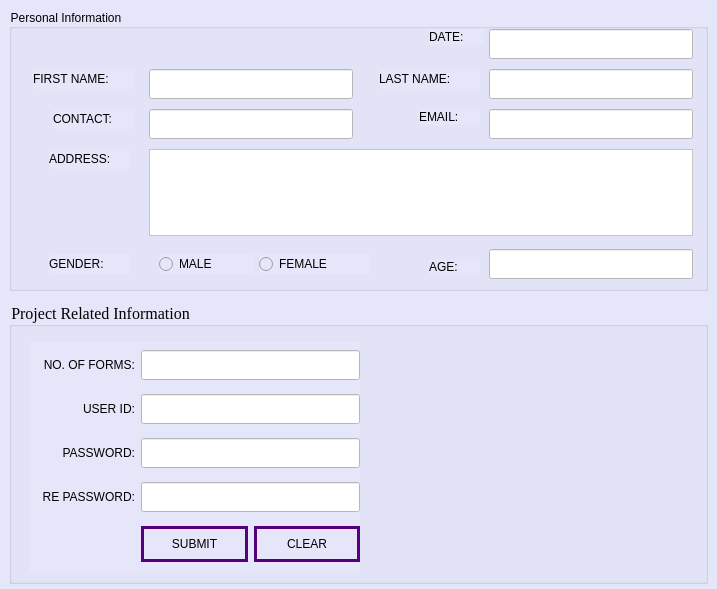
<?xml version="1.0" encoding="UTF-8"?>
<ui version="4.0">
 <class>MainWindow</class>
 <widget class="QMainWindow" name="MainWindow">
  <property name="geometry">
   <rect>
    <x>0</x>
    <y>0</y>
    <width>717</width>
    <height>589</height>
   </rect>
  </property>
  <property name="windowTitle">
   <string>MainWindow</string>
  </property>
  <property name="styleSheet">
   <string notr="true">QWidget{
background-color: #E6E6FA;
}
QLineEdit{
background-color: white;
}
QTextEdit{
background-color: white;
}
</string>
  </property>
  <widget class="QWidget" name="centralwidget">
   <layout class="QVBoxLayout" name="verticalLayout">
    <property name="spacing">
     <number>11</number>
    </property>
    <property name="bottomMargin">
     <number>5</number>
    </property>
    <item>
     <widget class="QGroupBox" name="groupBox">
      <property name="styleSheet">
       <string notr="true">font: 12pt &quot;Times New Roman&quot;;</string>
      </property>
      <property name="title">
       <string>Personal Information</string>
      </property>
      <widget class="QLineEdit" name="lineEdit">
       <property name="geometry">
        <rect>
         <x>480</x>
         <y>20</y>
         <width>204</width>
         <height>30</height>
        </rect>
       </property>
       <property name="readOnly">
        <bool>true</bool>
       </property>
      </widget>
      <widget class="QLabel" name="label">
       <property name="geometry">
        <rect>
         <x>420</x>
         <y>20</y>
         <width>55</width>
         <height>16</height>
        </rect>
       </property>
       <property name="styleSheet">
        <string notr="true">font: 75 10pt &quot;Times New Roman&quot;;</string>
       </property>
       <property name="text">
        <string>DATE:</string>
       </property>
      </widget>
      <widget class="QLabel" name="label_2">
       <property name="geometry">
        <rect>
         <x>370</x>
         <y>60</y>
         <width>101</width>
         <height>20</height>
        </rect>
       </property>
       <property name="styleSheet">
        <string notr="true">font: 75 10pt &quot;Times New Roman&quot;;</string>
       </property>
       <property name="text">
        <string>LAST NAME:</string>
       </property>
      </widget>
      <widget class="QLineEdit" name="lineEdit_2">
       <property name="geometry">
        <rect>
         <x>480</x>
         <y>60</y>
         <width>204</width>
         <height>30</height>
        </rect>
       </property>
       <property name="readOnly">
        <bool>true</bool>
       </property>
      </widget>
      <widget class="QLabel" name="label_3">
       <property name="geometry">
        <rect>
         <x>410</x>
         <y>100</y>
         <width>61</width>
         <height>16</height>
        </rect>
       </property>
       <property name="styleSheet">
        <string notr="true">font: 75 10pt &quot;Times New Roman&quot;;</string>
       </property>
       <property name="text">
        <string>EMAIL:</string>
       </property>
      </widget>
      <widget class="QLineEdit" name="lineEdit_4">
       <property name="geometry">
        <rect>
         <x>480</x>
         <y>100</y>
         <width>204</width>
         <height>30</height>
        </rect>
       </property>
       <property name="readOnly">
        <bool>true</bool>
       </property>
      </widget>
      <widget class="QLineEdit" name="lineEdit_1">
       <property name="geometry">
        <rect>
         <x>140</x>
         <y>60</y>
         <width>204</width>
         <height>30</height>
        </rect>
       </property>
       <property name="minimumSize">
        <size>
         <width>0</width>
         <height>30</height>
        </size>
       </property>
       <property name="readOnly">
        <bool>true</bool>
       </property>
      </widget>
      <widget class="QLabel" name="label_4">
       <property name="geometry">
        <rect>
         <x>24</x>
         <y>60</y>
         <width>101</width>
         <height>20</height>
        </rect>
       </property>
       <property name="styleSheet">
        <string notr="true">font: 75 10pt &quot;Times New Roman&quot;;</string>
       </property>
       <property name="text">
        <string>FIRST NAME:</string>
       </property>
      </widget>
      <widget class="QLineEdit" name="lineEdit_3">
       <property name="geometry">
        <rect>
         <x>140</x>
         <y>100</y>
         <width>204</width>
         <height>30</height>
        </rect>
       </property>
       <property name="minimumSize">
        <size>
         <width>0</width>
         <height>30</height>
        </size>
       </property>
      </widget>
      <widget class="QLabel" name="label_5">
       <property name="geometry">
        <rect>
         <x>44</x>
         <y>100</y>
         <width>81</width>
         <height>20</height>
        </rect>
       </property>
       <property name="styleSheet">
        <string notr="true">font: 75 10pt &quot;Times New Roman&quot;;</string>
       </property>
       <property name="text">
        <string>CONTACT:</string>
       </property>
      </widget>
      <widget class="QLabel" name="label_6">
       <property name="geometry">
        <rect>
         <x>40</x>
         <y>140</y>
         <width>81</width>
         <height>20</height>
        </rect>
       </property>
       <property name="styleSheet">
        <string notr="true">font: 75 10pt &quot;Times New Roman&quot;;</string>
       </property>
       <property name="text">
        <string>ADDRESS:</string>
       </property>
      </widget>
      <widget class="QTextEdit" name="textEdit">
       <property name="geometry">
        <rect>
         <x>140</x>
         <y>140</y>
         <width>544</width>
         <height>87</height>
        </rect>
       </property>
       <property name="mouseTracking">
        <bool>false</bool>
       </property>
       <property name="tabletTracking">
        <bool>false</bool>
       </property>
       <property name="styleSheet">
        <string notr="true"/>
       </property>
       <property name="tabChangesFocus">
        <bool>true</bool>
       </property>
      </widget>
      <widget class="QLineEdit" name="lineEdit_5">
       <property name="geometry">
        <rect>
         <x>480</x>
         <y>240</y>
         <width>204</width>
         <height>30</height>
        </rect>
       </property>
       <property name="minimumSize">
        <size>
         <width>0</width>
         <height>30</height>
        </size>
       </property>
       <property name="inputMethodHints">
        <set>Qt::ImhDigitsOnly</set>
       </property>
      </widget>
      <widget class="QLabel" name="label_7">
       <property name="geometry">
        <rect>
         <x>420</x>
         <y>250</y>
         <width>51</width>
         <height>16</height>
        </rect>
       </property>
       <property name="styleSheet">
        <string notr="true">font: 75 12pt &quot;Times New Roman&quot;;</string>
       </property>
       <property name="text">
        <string>AGE:</string>
       </property>
      </widget>
      <widget class="QLabel" name="label_8">
       <property name="geometry">
        <rect>
         <x>40</x>
         <y>245</y>
         <width>81</width>
         <height>20</height>
        </rect>
       </property>
       <property name="styleSheet">
        <string notr="true">font: 75 10pt &quot;Times New Roman&quot;;</string>
       </property>
       <property name="text">
        <string>GENDER:</string>
       </property>
      </widget>
      <widget class="QRadioButton" name="radioButton">
       <property name="geometry">
        <rect>
         <x>150</x>
         <y>245</y>
         <width>95</width>
         <height>20</height>
        </rect>
       </property>
       <property name="text">
        <string>MALE</string>
       </property>
      </widget>
      <widget class="QRadioButton" name="radioButton_2">
       <property name="geometry">
        <rect>
         <x>250</x>
         <y>245</y>
         <width>111</width>
         <height>20</height>
        </rect>
       </property>
       <property name="text">
        <string>FEMALE</string>
       </property>
      </widget>
     </widget>
    </item>
    <item>
     <widget class="QGroupBox" name="groupBox_2">
      <property name="sizePolicy">
       <sizepolicy hsizetype="Preferred" vsizetype="Minimum">
        <horstretch>0</horstretch>
        <verstretch>0</verstretch>
       </sizepolicy>
      </property>
      <property name="font">
       <font>
        <family>Times New Roman</family>
        <pointsize>12</pointsize>
        <weight>50</weight>
        <italic>false</italic>
        <bold>false</bold>
       </font>
      </property>
      <property name="styleSheet">
       <string notr="true">font: 12pt &quot;Times New Roman&quot;;</string>
      </property>
      <property name="title">
       <string>Project Related Information</string>
      </property>
      <widget class="QWidget" name="layoutWidget">
       <property name="geometry">
        <rect>
         <x>20</x>
         <y>40</y>
         <width>331</width>
         <height>231</height>
        </rect>
       </property>
       <layout class="QGridLayout" name="gridLayout">
        <item row="0" column="0">
         <widget class="QLabel" name="label_9">
          <property name="styleSheet">
           <string notr="true">font: 75 10pt &quot;Times New Roman&quot;;</string>
          </property>
          <property name="text">
           <string>NO. OF FORMS:</string>
          </property>
          <property name="alignment">
           <set>Qt::AlignRight|Qt::AlignTrailing|Qt::AlignVCenter</set>
          </property>
         </widget>
        </item>
        <item row="0" column="1" colspan="2">
         <widget class="QLineEdit" name="lineEdit_6">
          <property name="sizePolicy">
           <sizepolicy hsizetype="Preferred" vsizetype="Fixed">
            <horstretch>0</horstretch>
            <verstretch>10</verstretch>
           </sizepolicy>
          </property>
          <property name="minimumSize">
           <size>
            <width>0</width>
            <height>30</height>
           </size>
          </property>
          <property name="inputMethodHints">
           <set>Qt::ImhDigitsOnly</set>
          </property>
         </widget>
        </item>
        <item row="1" column="0">
         <widget class="QLabel" name="label_10">
          <property name="styleSheet">
           <string notr="true">font: 75 10pt &quot;Times New Roman&quot;;</string>
          </property>
          <property name="text">
           <string>USER ID:</string>
          </property>
          <property name="alignment">
           <set>Qt::AlignRight|Qt::AlignTrailing|Qt::AlignVCenter</set>
          </property>
         </widget>
        </item>
        <item row="1" column="1" colspan="2">
         <widget class="QLineEdit" name="lineEdit_7">
          <property name="minimumSize">
           <size>
            <width>0</width>
            <height>30</height>
           </size>
          </property>
         </widget>
        </item>
        <item row="2" column="0">
         <widget class="QLabel" name="label_11">
          <property name="styleSheet">
           <string notr="true">font: 75 10pt &quot;Times New Roman&quot;;</string>
          </property>
          <property name="text">
           <string>PASSWORD:</string>
          </property>
          <property name="alignment">
           <set>Qt::AlignRight|Qt::AlignTrailing|Qt::AlignVCenter</set>
          </property>
         </widget>
        </item>
        <item row="2" column="1" colspan="2">
         <widget class="QLineEdit" name="lineEdit_8">
          <property name="minimumSize">
           <size>
            <width>0</width>
            <height>30</height>
           </size>
          </property>
          <property name="echoMode">
           <enum>QLineEdit::Password</enum>
          </property>
         </widget>
        </item>
        <item row="3" column="0">
         <widget class="QLabel" name="label_12">
          <property name="styleSheet">
           <string notr="true">font: 75 10pt &quot;Times New Roman&quot;;</string>
          </property>
          <property name="text">
           <string>RE PASSWORD:</string>
          </property>
          <property name="alignment">
           <set>Qt::AlignRight|Qt::AlignTrailing|Qt::AlignVCenter</set>
          </property>
         </widget>
        </item>
        <item row="3" column="1" colspan="2">
         <widget class="QLineEdit" name="lineEdit_9">
          <property name="minimumSize">
           <size>
            <width>0</width>
            <height>30</height>
           </size>
          </property>
          <property name="echoMode">
           <enum>QLineEdit::Password</enum>
          </property>
         </widget>
        </item>
        <item row="4" column="1">
         <widget class="QPushButton" name="pushButton">
          <property name="cursor">
           <cursorShape>PointingHandCursor</cursorShape>
          </property>
          <property name="styleSheet">
           <string notr="true">
.QPushButton{
background-color: #E6E6FA;
  border: 3px solid rgb(85, 0, 127);
  color: black;
  text-align: center;
  text-decoration: none;
  padding: 8px ;
font: 10pt &quot;Times New Roman&quot;;

}

.QPushButton:hover{
border-left:1px solid rgb(85, 0, 127); 
border-top:1px solid rgb(85, 0, 127); 
border-right:2px solid rgb(85, 0, 127); 
border-bottom:2px solid rgb(85, 0, 127); 
}


</string>
          </property>
          <property name="text">
           <string>SUBMIT</string>
          </property>
          <property name="autoDefault">
           <bool>true</bool>
          </property>
         </widget>
        </item>
        <item row="4" column="2">
         <widget class="QPushButton" name="pushButton_2">
          <property name="cursor">
           <cursorShape>PointingHandCursor</cursorShape>
          </property>
          <property name="styleSheet">
           <string notr="true">
.QPushButton{
background-color: #E6E6FA;
  border: 3px solid rgb(85, 0, 127);
  color: black;
  text-align: center;
  text-decoration: none;
  padding: 8px ;
font: 10pt &quot;Times New Roman&quot;;

}

.QPushButton:hover{
border-left:1px solid rgb(85, 0, 127); 
border-top:1px solid rgb(85, 0, 127); 
border-right:2px solid rgb(85, 0, 127); 
border-bottom:2px solid rgb(85, 0, 127); 
}


</string>
          </property>
          <property name="text">
           <string>CLEAR</string>
          </property>
          <property name="autoDefault">
           <bool>true</bool>
          </property>
         </widget>
        </item>
       </layout>
      </widget>
     </widget>
    </item>
   </layout>
  </widget>
 </widget>
 <tabstops>
  <tabstop>lineEdit_1</tabstop>
  <tabstop>lineEdit_2</tabstop>
  <tabstop>lineEdit_3</tabstop>
  <tabstop>lineEdit_4</tabstop>
  <tabstop>textEdit</tabstop>
  <tabstop>radioButton</tabstop>
  <tabstop>radioButton_2</tabstop>
  <tabstop>lineEdit_5</tabstop>
  <tabstop>lineEdit_6</tabstop>
  <tabstop>lineEdit_7</tabstop>
  <tabstop>lineEdit_8</tabstop>
  <tabstop>lineEdit_9</tabstop>
  <tabstop>pushButton</tabstop>
  <tabstop>pushButton_2</tabstop>
  <tabstop>lineEdit</tabstop>
 </tabstops>
 <resources/>
 <connections/>
</ui>
